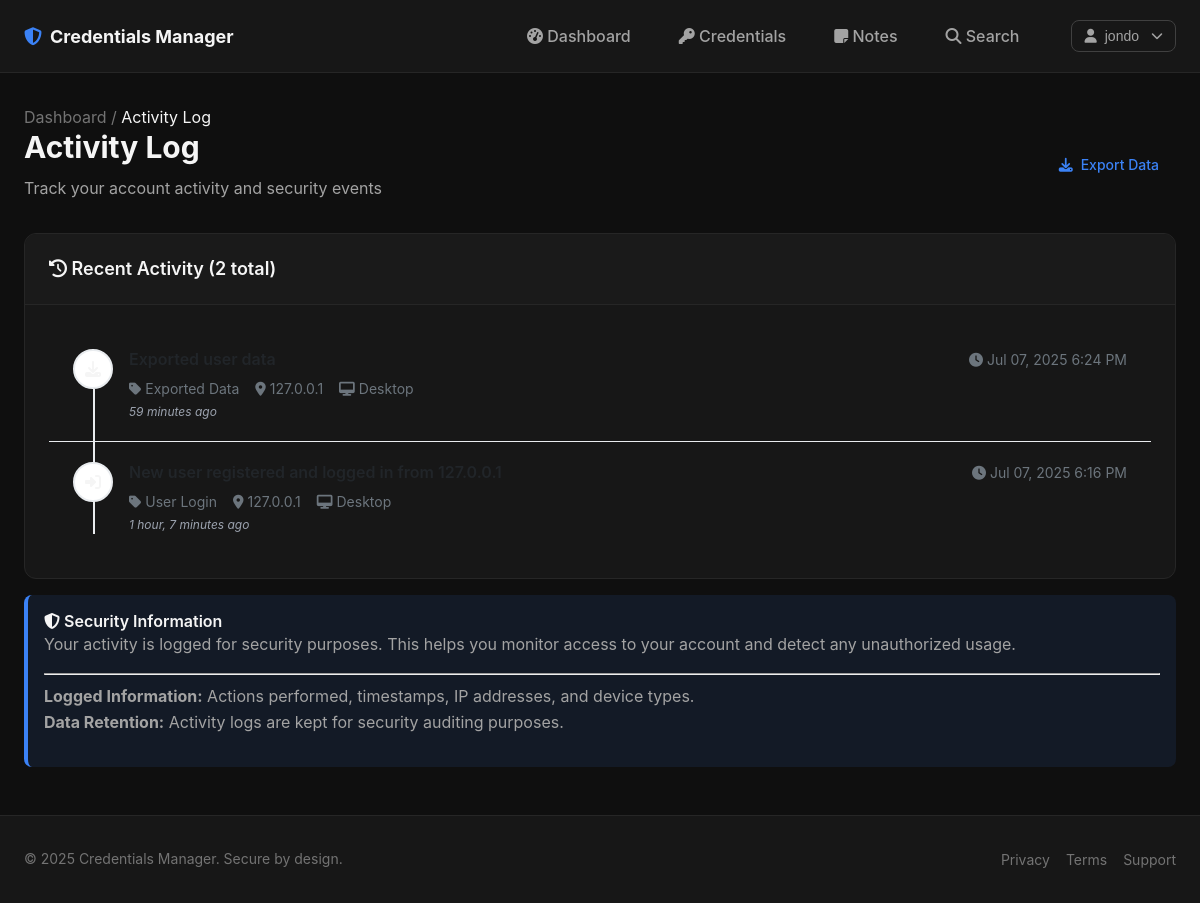
Page /activity/ (signed in) on the committed database.
### apps/backend/models.py (models this page shows, shortened)
class ActivityLog(models.Model):
    ACTION_TYPES = [
        ('login', 'User Login'),
        ('logout', 'User Logout'),
        ('create_credential', 'Created Credential'),
        ('view_credential', 'Viewed Credential'),
        ('update_credential', 'Updated Credential'),
        ('delete_credential', 'Deleted Credential'),
        ('create_note', 'Created Note'),
        ('view_note', 'Viewed Note'),
        ('update_note', 'Updated Note'),
        ('delete_note', 'Deleted Note'),
        ('export_data', 'Exported Data'),
    ]
    user = models.ForeignKey(User, on_delete=models.CASCADE, related_name='activity_logs')
    action = models.CharField(max_length=50, choices=ACTION_TYPES)
    description = models.CharField(max_length=500)
    ip_address = models.GenericIPAddressField(blank=True, null=True)
    user_agent = models.TextField(blank=True, null=True)
    timestamp = models.DateTimeField(auto_now_add=True)
    class Meta:
        ordering = ['-timestamp']

### apps/frontend/views.py (the view)
# urls.py: path('activity/', views.activity_log, name='activity_log'),
@login_required
def activity_log(request):
    activities = ActivityManager.get_user_activities(request.user, 100)
    page_obj = PaginationManager.paginate_queryset(activities, request.GET.get('page'))
    context = {
        'page_obj': page_obj,
    }
    return render(request, 'frontend/activity_log.html', context)

### apps/backend/business_logic.py (called while the page is built)
    @staticmethod
    def get_dashboard_stats(user):
        return {
            'total_credentials': Credentials.objects.filter(user=user).count(),
            'total_notes': SecureNote.objects.filter(user=user).count(),
            'favorite_credentials': Credentials.objects.filter(user=user, is_favorite=True).count(),
            'favorite_notes': SecureNote.objects.filter(user=user, is_favorite=True).count(),
            'recent_activities': ActivityLog.objects.filter(user=user)[:5],
            'recent_credentials': Credentials.objects.filter(user=user)[:5],
            'recent_notes': SecureNote.objects.filter(user=user)[:5],
            'credential_types': Credentials.objects.filter(user=user).values('type').annotate(
                count=Count('type')
            ).order_by('-count')[:5]
        }

    @staticmethod
    def get_user_activities(user, limit=50):
        return ActivityLog.objects.filter(user=user)[:limit]

    @staticmethod
    def paginate_queryset(queryset, page_number, items_per_page=12):
        paginator = Paginator(queryset, items_per_page)
        page_obj = paginator.get_page(page_number)
        return page_obj

### apps/frontend/context_processors.py (called while the page is built)
def global_stats(request):
    if request.user.is_authenticated:
        try:
            stats = DashboardManager.get_dashboard_stats(request.user)
            return {
                'global_stats': {
                    'total_credentials': stats['total_credentials'],
                    'total_notes': stats['total_notes'],
                    'favorite_credentials': stats['favorite_credentials'],
                    'favorite_notes': stats['favorite_notes'],
                }
            }
        except Exception:
            return {
                'global_stats': {
                    'total_credentials': 0,
                    'total_notes': 0,
                    'favorite_credentials': 0,
                    'favorite_notes': 0,
                }
            }
    return {'global_stats': {}}

def app_info(request):
    return {
        'app_name': 'Credentials Manager',
        'app_version': '2.0.0',
        'app_description': 'Secure password and note management system',
    }

def credential_types(request):
    return {
        'credential_types': Credentials.CREDENTIAL_TYPES,
        'note_types': SecureNote.NOTE_TYPES,
    }

### apps/frontend/templates/frontend/activity_log.html (shortened to what this page needs)
{% extends 'layouts/base.html' %}
{% load home_filters %}
{% block breadcrumb %}
<a href="{% url 'frontend:dashboard' %}" class="breadcrumb-item">Dashboard</a>
<span class="breadcrumb-separator">/</span>
<span class="breadcrumb-item active">Activity Log</span>
{% endblock %}
{% block content %}
<div class="page-header">
    <div class="d-flex justify-content-between align-items-center">
        <div>
            <h1 class="page-title">Activity Log</h1>
            <p class="page-subtitle">Track your account activity and security events</p>
        </div>
        <div class="d-flex gap-2">
            <a href="{% url 'frontend:export_data' %}" class="btn btn-outline-primary">
                <i class="fas fa-download"></i>
                Export Data
            </a>
        </div>
    </div>
</div>
{% if page_obj %}
<div class="card">
    <div class="card-header">
        <h3 class="card-title">
            <i class="fas fa-history"></i>
            Recent Activity ({{ page_obj.paginator.count }} total)
        </h3>
    </div>
    <div class="card-body p-0">
        <div class="activity-timeline">
            {% for activity in page_obj %}
                <div class="activity-item {% if forloop.first %}first{% endif %} {% if forloop.last %}last{% endif %}">
                    <div class="activity-icon">
                        {% if activity.action == 'login' %}
                            <i class="fas fa-sign-in-alt text-success"></i>
                        {% elif activity.action == 'logout' %}
                            <i class="fas fa-sign-out-alt text-warning"></i>
                        {% elif activity.action == 'create_credential' %}
                            <i class="fas fa-plus-circle text-primary"></i>
                        {% elif activity.action == 'update_credential' %}
                            <i class="fas fa-edit text-info"></i>
                        {% elif activity.action == 'delete_credential' %}
                            <i class="fas fa-trash text-danger"></i>
                        {% elif activity.action == 'view_credential' %}
                            <i class="fas fa-eye text-secondary"></i>
                        {% elif activity.action == 'create_note' %}
                            <i class="fas fa-plus-circle text-primary"></i>
                        {% elif activity.action == 'update_note' %}
                            <i class="fas fa-edit text-info"></i>
                        {% elif activity.action == 'delete_note' %}
                            <i class="fas fa-trash text-danger"></i>
                        {% elif activity.action == 'view_note' %}
                            <i class="fas fa-eye text-secondary"></i>
                        {% elif activity.action == 'search' %}
                            <i class="fas fa-search text-info"></i>
                        {% elif activity.action == 'export_data' %}
                            <i class="fas fa-download text-success"></i>
                        {% elif activity.action == 'favorite' %}
                            <i class="fas fa-star text-warning"></i>
                        {% else %}
                            <i class="fas fa-circle text-muted"></i>
                        {% endif %}
                    </div>
                    <div class="activity-content">
                        <div class="activity-header">
                            <h5 class="activity-title">{{ activity.description }}</h5>
                            <span class="activity-time">
                                <i class="fas fa-clock"></i>
                                {{ activity.timestamp|date:"M d, Y g:i A" }}
                            </span>
                        </div>
                        <div class="activity-details">
                            <div class="activity-meta">
                                <span class="activity-action">
                                    <i class="fas fa-tag"></i>
                                    {{ activity.get_action_display|default:activity.action|title }}
                                </span>
                                {% if activity.ip_address %}
                                    <span class="activity-ip">
                                        <i class="fas fa-map-marker-alt"></i>
                                        {{ activity.ip_address }}
                                    </span>
                                {% endif %}
                                {% if activity.user_agent %}
                                    <span class="activity-device">
                                        <i class="fas fa-desktop"></i>
                                        {% if 'Mobile' in activity.user_agent %}
                                            Mobile Device
                                        {% elif 'Tablet' in activity.user_agent %}
                                            Tablet
                                        {% else %}
                                            Desktop
                                        {% endif %}
                                    </span>
                                {% endif %}
                            </div>
                            {% if activity.timestamp %}
                                <div class="activity-relative-time">
                                    {{ activity.timestamp|timesince }} ago
                                </div>
                            {% endif %}
                        </div>
                    </div>
                </div>
            {% endfor %}
        </div>
    </div>
</div>
{% endif %}
<div class="row mt-4">
    <div class="col-md-8 mx-auto">
        <div class="alert alert-info">
            <h5 class="alert-heading">
                <i class="fas fa-shield-alt"></i>
                Security Information
            </h5>
            <p class="mb-2">
                Your activity is logged for security purposes. This helps you monitor access to your account and detect any unauthorized usage.
            </p>
            <hr>
            <p class="mb-0">
                <strong>Logged Information:</strong> Actions performed, timestamps, IP addresses, and device types.
                <br>
                <strong>Data Retention:</strong> Activity logs are kept for security auditing purposes.
            </p>
        </div>
    </div>
</div>
{% endblock %}

### apps/frontend/templates/layouts/base.html (shortened to what this page needs)
<!DOCTYPE html>
<html lang="en" data-theme="dark">
<head>
    <link rel="stylesheet" href="{% load static %}{% static 'frontend/css/main.css' %}">
    <link rel="stylesheet" href="https://cdnjs.cloudflare.com/ajax/libs/font-awesome/6.4.0/css/all.min.css">
</head>
<body class="page-wrapper">
    <nav class="navbar">
        <div class="container">
            <div class="d-flex align-items-center justify-content-between" style="padding: var(--space-4) 0;">
                <a href="{% url 'frontend:dashboard' %}" class="navbar-brand">
                    <i class="fas fa-shield-alt" style="color: var(--color-accent-primary);"></i>
                    <span>Credentials Manager</span>
                </a>
                {% if user.is_authenticated %}
                <div class="navbar-nav">
                    <a href="{% url 'frontend:dashboard' %}" class="nav-link {% if request.resolver_match.url_name == 'dashboard' %}active{% endif %}">
                        <i class="fas fa-tachometer-alt"></i>
                        Dashboard
                    </a>
                    <a href="{% url 'frontend:credentials_list' %}" class="nav-link {% if 'credential' in request.resolver_match.url_name %}active{% endif %}">
                        <i class="fas fa-key"></i>
                        Credentials
                    </a>
                    <a href="{% url 'frontend:notes_list' %}" class="nav-link {% if 'note' in request.resolver_match.url_name %}active{% endif %}">
                        <i class="fas fa-sticky-note"></i>
                        Notes
                    </a>
                    <a href="{% url 'frontend:search' %}" class="nav-link {% if request.resolver_match.url_name == 'search' %}active{% endif %}">
                        <i class="fas fa-search"></i>
                        Search
                    </a>
                    <div style="position: relative; margin-left: var(--space-4);">
                        <button id="user-menu-btn" class="btn btn-outline" style="padding: var(--space-2) var(--space-3);">
                            <i class="fas fa-user"></i>
                            {{ user.username }}
                            <i class="fas fa-chevron-down" style="font-size: 0.75rem; margin-left: var(--space-1);"></i>
                        </button>
                    </div>
                </div>
                 {% endif %}
            </div>
        </div>
    </nav>
    <main class="main-content">
        <div class="container">
            {% block breadcrumb %}{% endblock %}
            {% block content %}{% endblock %}
        </div>
    </main>
    <footer style="background-color: var(--color-bg-secondary); border-top: 1px solid var(--color-border-primary); padding: var(--space-8) 0;">
        <div class="container">
            <div class="d-flex justify-content-between align-items-center" style="flex-wrap: wrap; gap: var(--space-4);">
                <div>
                    <p style="margin: 0; color: var(--color-text-tertiary); font-size: var(--font-size-sm);">
                        &copy; 2025 Credentials Manager. Secure by design.
                    </p>
                </div>
                <div class="d-flex gap-4">
                    <a href="#" style="color: var(--color-text-tertiary); font-size: var(--font-size-sm);">Privacy</a>
                    <a href="#" style="color: var(--color-text-tertiary); font-size: var(--font-size-sm);">Terms</a>
                    <a href="#" style="color: var(--color-text-tertiary); font-size: var(--font-size-sm);">Support</a>
                </div>
            </div>
        </div>
    </footer>
    <script src="{% load static %}{% static 'frontend/js/main.js' %}"></script>
</body>
</html>

### apps/frontend/templates/frontend/activity_log.html (style rules this page uses)
.activity-timeline { position: relative; }
.activity-item { position: relative; display: flex; padding: 20px 24px; border-bottom: 1px solid #e9ecef; }
.activity-item:last-child { border-bottom: none; }
.activity-icon { width: 40px; height: 40px; border-radius: 50%; background: #fff; border: 2px solid #e9ecef; display: flex; align-items: center; justify-content: center; margin-right: 16px; flex-shrink: 0; position: relative; z-index: 2; }
.activity-icon i { font-size: 16px; }
.activity-content { flex: 1; min-width: 0; }
.activity-header { display: flex; justify-content: between; align-items: flex-start; margin-bottom: 8px; }
.activity-title { margin: 0; font-size: 16px; font-weight: 600; color: #212529; flex: 1; }
.activity-time { color: #6c757d; font-size: 14px; white-space: nowrap; margin-left: 16px; }
.activity-details { color: #6c757d; font-size: 14px; }
.activity-meta { display: flex; flex-wrap: wrap; gap: 16px; margin-bottom: 4px; }
.activity-meta span { display: flex; align-items: center; gap: 4px; }
.activity-relative-time { font-style: italic; color: #9ca3af; font-size: 12px; }
.activity-timeline::before { content: ''; position: absolute; left: 44px; top: 60px; bottom: 20px; width: 2px; background: #e9ecef; z-index: 1; }

### rows in the picture
ActivityLog: timestamp "Jul 07, 2025 6:24 PM", action "Exported Data", ip_address "127.0.0.1", shows "Desktop", timestamp "59 minutes"
ActivityLog: timestamp "Jul 07, 2025 6:16 PM", action "User Login", ip_address "127.0.0.1", shows "Desktop", timestamp "1 hour, 7 minutes"

### other values in the picture
{{ user.username }} "jondo"
{{ page_obj.paginator.count }} "2"
